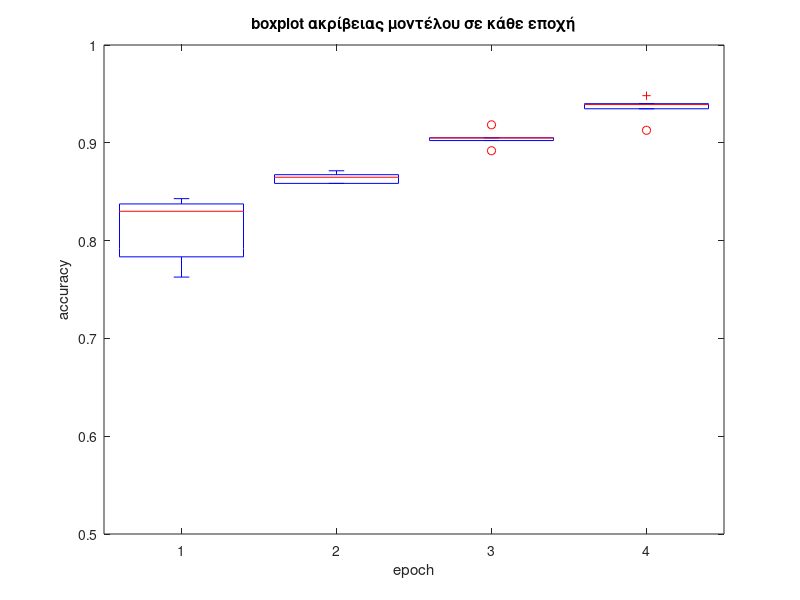
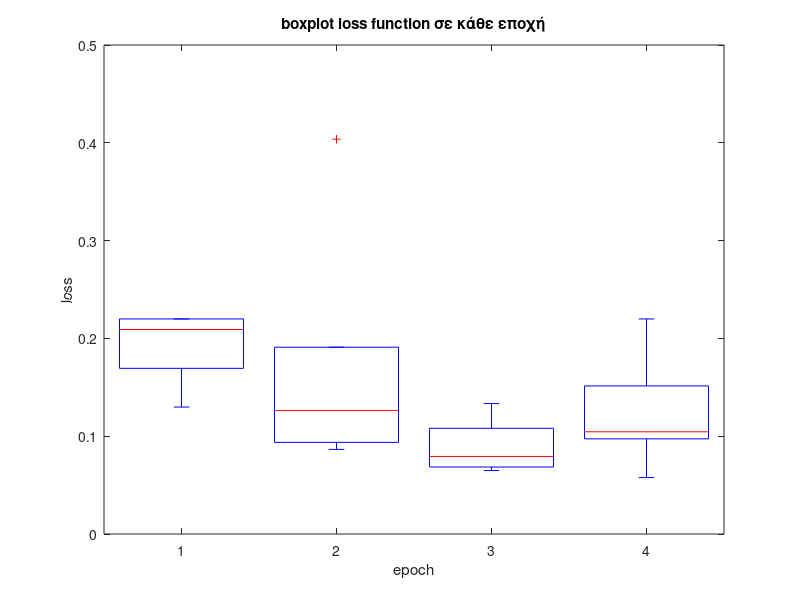
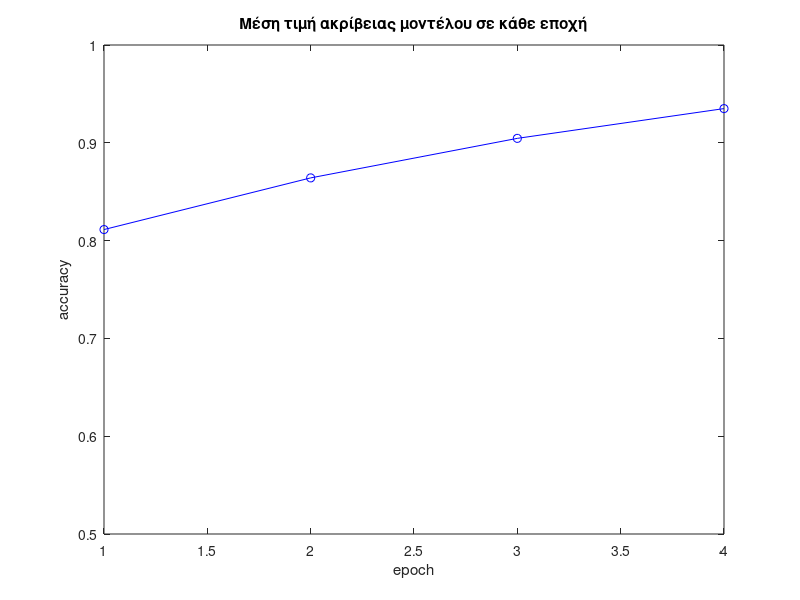
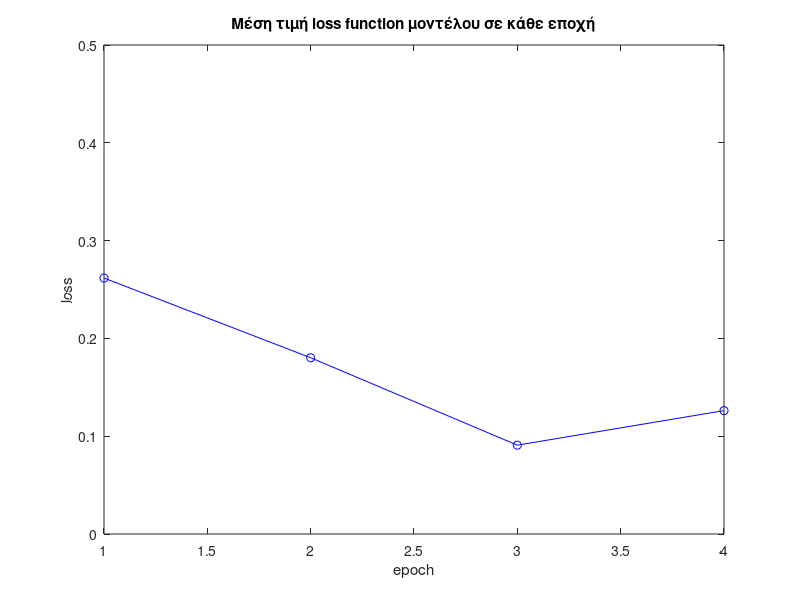

The MATLAB script that drew these images, in order:
clc;
clear all;
%% Δεδομένα 
accuracy1 = [0.7834; 0.8300; 0.7627; 0.8375; 0.8429];
accuracy2 = [0.8674; 0.8714; 0.8648; 0.8585; 0.8585];
accuracy3 = [0.9023; 0.9051; 0.9050; 0.8919; 0.9184];
accuracy4 = [0.9128; 0.9400; 0.9348; 0.9482; 0.9391];
loss1 = [0.2199; 0.1298; 0.5803; 0.1694; 0.2091];
loss2 = [0.4037; 0.0865; 0.1910; 0.1262; 0.0937];
loss3 = [0.0649; 0.0685; 0.1081; 0.1334; 0.0793];
loss4 = [0.2199; 0.1514; 0.0973; 0.1045; 0.0577];
n = [1; 2; 3; 4];
accuracies = [accuracy1, accuracy2, accuracy3, accuracy4];
losss = [loss1, loss2, loss3, loss4];
%% Box plots
figure;
boxplot(accuracies);
xlabel('epoch')
ylabel('accuracy')
title('boxplot ακρίβειας μοντέλου σε κάθε εποχή')
axis([0.5, 4.5, 0.5, 1])
figure;
boxplot(losss);
xlabel('epoch')
ylabel('loss')
title('boxplot loss function σε κάθε εποχή')
axis([0.5, 4.5, 0, 0.5])
%% Mean plots
m_acc = mean(accuracies);
m_loss = mean(losss);
figure;
plot(m_acc, '-bo');
xlabel('epoch')
ylabel('accuracy')
title('Μέση τιμή ακρίβειας μοντέλου σε κάθε εποχή')
axis([1, 4, 0.5, 1])
figure;
plot(m_loss, '-bo');
xlabel('epoch')
ylabel('loss')
title('Μέση τιμή loss function μοντέλου σε κάθε εποχή')
axis([1, 4, 0, 0.5])